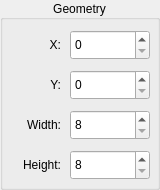
<?xml version="1.0" encoding="UTF-8"?>
<ui version="4.0">
 <class>GeometryCfger</class>
 <widget class="QGroupBox" name="GeometryCfger">
  <property name="geometry">
   <rect>
    <x>0</x>
    <y>0</y>
    <width>160</width>
    <height>190</height>
   </rect>
  </property>
  <property name="title">
   <string>Geometry</string>
  </property>
  <property name="alignment">
   <set>Qt::AlignCenter</set>
  </property>
  <property name="flat">
   <bool>true</bool>
  </property>
  <widget class="QSpinBox" name="width">
   <property name="geometry">
    <rect>
     <x>70</x>
     <y>110</y>
     <width>80</width>
     <height>30</height>
    </rect>
   </property>
   <property name="accelerated">
    <bool>true</bool>
   </property>
   <property name="minimum">
    <number>8</number>
   </property>
   <property name="maximum">
    <number>9182</number>
   </property>
  </widget>
  <widget class="QLabel" name="xTag">
   <property name="geometry">
    <rect>
     <x>10</x>
     <y>30</y>
     <width>51</width>
     <height>30</height>
    </rect>
   </property>
   <property name="text">
    <string>X:</string>
   </property>
   <property name="alignment">
    <set>Qt::AlignRight|Qt::AlignTrailing|Qt::AlignVCenter</set>
   </property>
  </widget>
  <widget class="QSpinBox" name="height">
   <property name="geometry">
    <rect>
     <x>70</x>
     <y>150</y>
     <width>80</width>
     <height>30</height>
    </rect>
   </property>
   <property name="accelerated">
    <bool>true</bool>
   </property>
   <property name="minimum">
    <number>8</number>
   </property>
   <property name="maximum">
    <number>9182</number>
   </property>
  </widget>
  <widget class="QLabel" name="heightTag">
   <property name="geometry">
    <rect>
     <x>10</x>
     <y>150</y>
     <width>51</width>
     <height>30</height>
    </rect>
   </property>
   <property name="text">
    <string>Height:</string>
   </property>
   <property name="alignment">
    <set>Qt::AlignRight|Qt::AlignTrailing|Qt::AlignVCenter</set>
   </property>
  </widget>
  <widget class="QLabel" name="widthTag">
   <property name="geometry">
    <rect>
     <x>10</x>
     <y>110</y>
     <width>51</width>
     <height>30</height>
    </rect>
   </property>
   <property name="text">
    <string>Width:</string>
   </property>
   <property name="alignment">
    <set>Qt::AlignRight|Qt::AlignTrailing|Qt::AlignVCenter</set>
   </property>
  </widget>
  <widget class="QLabel" name="yTag">
   <property name="geometry">
    <rect>
     <x>10</x>
     <y>70</y>
     <width>51</width>
     <height>30</height>
    </rect>
   </property>
   <property name="text">
    <string>Y:</string>
   </property>
   <property name="alignment">
    <set>Qt::AlignRight|Qt::AlignTrailing|Qt::AlignVCenter</set>
   </property>
  </widget>
  <widget class="QSpinBox" name="y">
   <property name="geometry">
    <rect>
     <x>70</x>
     <y>70</y>
     <width>80</width>
     <height>30</height>
    </rect>
   </property>
   <property name="accelerated">
    <bool>true</bool>
   </property>
   <property name="maximum">
    <number>99999</number>
   </property>
  </widget>
  <widget class="QSpinBox" name="x">
   <property name="geometry">
    <rect>
     <x>70</x>
     <y>30</y>
     <width>80</width>
     <height>30</height>
    </rect>
   </property>
   <property name="accelerated">
    <bool>true</bool>
   </property>
   <property name="maximum">
    <number>99999</number>
   </property>
  </widget>
 </widget>
 <resources/>
 <connections/>
</ui>
